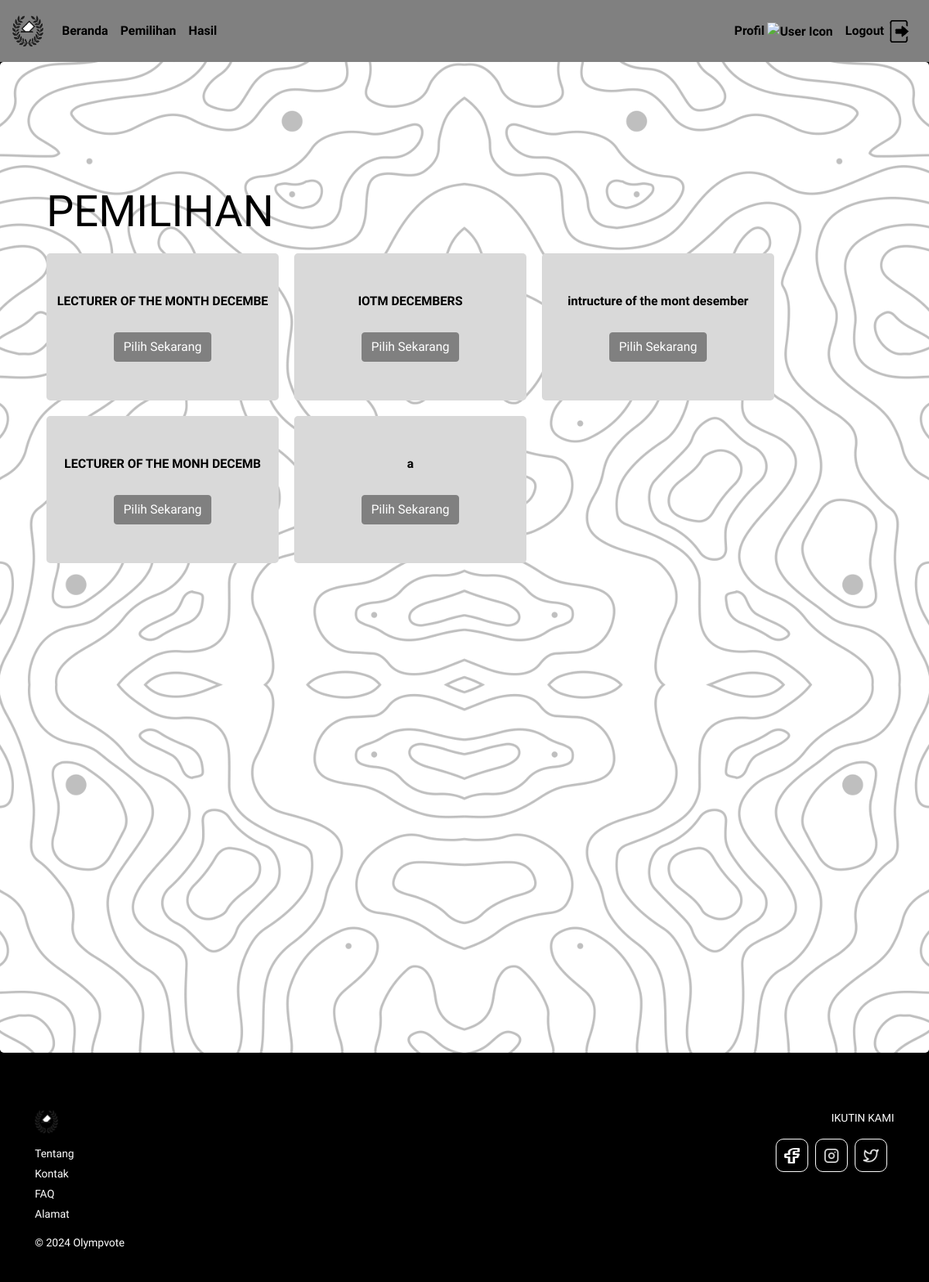
The page /daftar_event.php (signed in) on the database its author committed.
### tables this page shows
CREATE TABLE `pemilihan` (
  `id_pemilihan` int(11) NOT NULL,
  `judul` varchar(50) NOT NULL,
  `deskripsi` varchar(255) NOT NULL,
  `tanggal_mulai` date NOT NULL,
  `waktu_mulai` time NOT NULL,
  `tanggal_selesai` date NOT NULL,
  `waktu_selesai` time NOT NULL,
  `jurusan` int(10) NOT NULL,
  `prodi` int(11) DEFAULT NULL,
  `angkatan` int(11) NOT NULL
);

### daftar_event.php (the view, shortened to what this page needs)
<?php
include 'connect.php';
$prodi_mahasiswa = $_SESSION['prodi'];
?>
<!DOCTYPE html>
<html lang="en">
<head>
    <link rel="stylesheet" href="https://stackpath.bootstrapcdn.com/bootstrap/4.5.2/css/bootstrap.min.css">
</head>
<body>
    <nav class="navbar navbar-expand-sm custom-navbar sticky-top flexbox">
        <a class="navbar-brand" href="/dashboard.php">
            <img src="img/logo.png" alt="Logo">
        </a>
        <div class="collapse navbar-collapse w-100" id="navbarNav">
            <ul class="navbar-nav">
                <li class="nav-item"><a class="nav-link" href="dashboard.php">Beranda</a></li>
                <li class="nav-item"><a class="nav-link" href="#carousel">Pemilihan</a></li>
                <li class="nav-item"><a class="nav-link" href="event/hasil.php">Hasil</a></li>
            </ul>
            <ul class="navbar-nav ml-auto">
            <li class="nav-item">
            <a class="nav-link nav-profile margin-profile" href="profile/profile.php">
                Profil
                <img src="https://img.icons8.com/material-outlined/24/000000/user--v1.png" alt="User Icon">
            </a>
        </li>
                <li class="nav-item">
                <a class="nav-link" action="dashboard.php" name="logout" href="dashboard.php?logout=true">
                    Logout
                <img src="img/logout.png" alt="Logout Icon">
                    </a>
                </li>
            </ul>
        </div>
    </nav>
    <div class="jumbotron">
    <div class="display-4 fw-bold no-line-spacing">
        <span class="teks-instructor d-block">PEMILIHAN</span>
    </div>
    <div class="lebar-acara">
        <?php
        $query = "SELECT * FROM pemilihan WHERE prodi = '$prodi_mahasiswa'";
        $result = mysqli_query($conn, $query);
        if (mysqli_num_rows($result) > 0) {
            while ($event = mysqli_fetch_assoc($result)) {
                echo "<div class='acara-button'>
                        <div class ='pengaturan-teks'>
                            <span>{$event['judul']}</span><br>
                        </div>
                        <a href='event/vote.php?id_pemilihan={$event['id_pemilihan']}'>
                            <button class='btn btn-primary mt-2 custom-bg'>Pilih Sekarang</button>
                        </a>
                      </div>";
            }
        } else {
            echo "<p>Belum ada event yang tersedia untuk prodi Anda.</p>";
        }
        ?>
    </div>
</div>
    <footer class="footer p-4" style="background-color: #000; color: white;">
        <div class="container d-flex justify-content-between">
            <div class="footer-left">
                <div class="footer-brand mb-3">
                    <img src="img/logo.png" alt="Logo" style="width: 30px; height: 30px;">
                </div>
                <ul class="list-unstyled">
                    <li><a href="#" class="text-white">Tentang</a></li>
                    <li><a href="#" class="text-white">Kontak</a></li>
                    <li><a href="#" class="text-white">FAQ</a></li>
                    <li><a href="#" class="text-white">Alamat</a></li>
                </ul>
                <p class="mt-3">© 2024 Olympvote</p>
            </div>
            <div class="footer-right text-right">
                <p>IKUTIN KAMI</p>
                <div class="d-flex justify-content-end">
                    <button class="button-footer footer-brand">
                        <img src="img/Facebook.png" alt="facebook">
                    </button>
                    <button class="button-footer footer-brand">
                        <img src="img/Instagram.png" alt="Instagram">
                    </button>
                    <button class="button-footer footer-brand">
                        <img src="img/Twitter.png" alt="Twitter">
                    </button>
                </div>
            </div>
        </div>
    </footer>
</body>
</html>

### daftar_event.php (style rules this page uses)
body { font-family: 'Lexend', sans-serif; background-color: #000; overflow-x: hidden; margin: 0; }
.margin-profile { margin-top: 2.5px; }
.navbar { height: 80px; }
.custom-navbar { background-color: #808080; }
.navbar-brand img { width: 40px; height: 40px; }
.navbar-nav .nav-link { color: #000; text-align: center; font-weight: bold; font-size: 16px; }
.jumbotron { background-image: url('img/BACKGROUND.png'); background-size: cover; background-position: center; color: #000; text-align: left; padding-top: 20vh; padding-bottom: 79vh; padding-left: 5%; margin-bottom: 0; }
.teks-instructor { margin-bottom: 10px; }
.lebar-acara { display: flex; flex-wrap: wrap; gap: 20px; margin-top: 20px; width: 100%; }
.acara-button { font-family: 'Lexend', sans-serif; border: none; border-radius: 5px; background-color: #d9d9d9; padding: 50px 10px; font-weight: 600; transition: background-color 0.15s, color 0.15s, box-shadow 0.15s; width: 300px; text-align: center; }
.footer { color: white; font-size: 14px; margin-top: 50px; }
.footer-left ul li { margin-bottom: 5px; }
.footer-left a { color: white; text-decoration: none; }
.button-footer { border-radius: 10px; background-color: black; padding: 10px; border-style: solid; border-color: white; border-width: 1px; margin-right: 9px; }
.footer-brand img { width: 20px; height: 20px; }
.pengaturan-teks { margin-bottom: 20px; }
.custom-bg { background-color: #808080; border-color: #808080; transition: opacity 0.15s; }

### rows shown on the page
pemilihan: judul "LECTURER OF THE MONTH DECEMBE"
pemilihan: judul "IOTM DECEMBERS"
pemilihan: judul "intructure of the mont desember"
pemilihan: judul "LECTURER OF THE MONH DECEMB"
pemilihan: judul "a"
